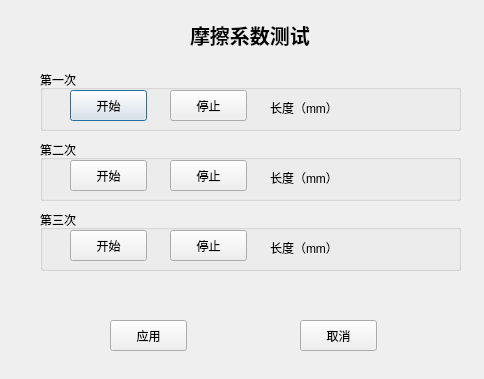
<ui version="4.0" >
 <class>measurepulseClass</class>
 <widget class="QDialog" name="measurepulseClass" >
  <property name="geometry" >
   <rect>
    <x>0</x>
    <y>0</y>
    <width>484</width>
    <height>379</height>
   </rect>
  </property>
  <property name="windowTitle" >
   <string>Dialog</string>
  </property>
  <widget class="QLabel" name="label" >
   <property name="geometry" >
    <rect>
     <x>190</x>
     <y>20</y>
     <width>141</width>
     <height>31</height>
    </rect>
   </property>
   <property name="text" >
    <string>&lt;html>&lt;head>&lt;meta name="qrichtext" content="1" />&lt;style type="text/css">
p, li { white-space: pre-wrap; }
&lt;/style>&lt;/head>&lt;body style=" font-family:'宋体'; font-size:9pt; font-weight:400; font-style:normal;">
&lt;p style=" margin-top:0px; margin-bottom:0px; margin-left:0px; margin-right:0px; -qt-block-indent:0; text-indent:0px;">&lt;span style=" font-size:15pt; font-weight:600;">摩擦系数测试&lt;/span>&lt;/p>&lt;/body>&lt;/html></string>
   </property>
  </widget>
  <widget class="QGroupBox" name="groupBox" >
   <property name="geometry" >
    <rect>
     <x>40</x>
     <y>70</y>
     <width>421</width>
     <height>61</height>
    </rect>
   </property>
   <property name="title" >
    <string>第一次</string>
   </property>
   <widget class="QPushButton" name="pushButton" >
    <property name="geometry" >
     <rect>
      <x>30</x>
      <y>20</y>
      <width>77</width>
      <height>31</height>
     </rect>
    </property>
    <property name="text" >
     <string>开始</string>
    </property>
   </widget>
   <widget class="QPushButton" name="pushButton_2" >
    <property name="geometry" >
     <rect>
      <x>130</x>
      <y>20</y>
      <width>77</width>
      <height>31</height>
     </rect>
    </property>
    <property name="text" >
     <string>停止</string>
    </property>
   </widget>
   <widget class="QLabel" name="label_2" >
    <property name="geometry" >
     <rect>
      <x>230</x>
      <y>30</y>
      <width>60</width>
      <height>16</height>
     </rect>
    </property>
    <property name="text" >
     <string>长度（mm）</string>
    </property>
   </widget>
  </widget>
  <widget class="QGroupBox" name="groupBox_2" >
   <property name="geometry" >
    <rect>
     <x>40</x>
     <y>140</y>
     <width>421</width>
     <height>61</height>
    </rect>
   </property>
   <property name="title" >
    <string>第二次</string>
   </property>
   <widget class="QPushButton" name="pushButton_4" >
    <property name="geometry" >
     <rect>
      <x>130</x>
      <y>20</y>
      <width>77</width>
      <height>31</height>
     </rect>
    </property>
    <property name="text" >
     <string>停止</string>
    </property>
   </widget>
   <widget class="QPushButton" name="pushButton_3" >
    <property name="geometry" >
     <rect>
      <x>30</x>
      <y>20</y>
      <width>77</width>
      <height>31</height>
     </rect>
    </property>
    <property name="text" >
     <string>开始</string>
    </property>
   </widget>
   <widget class="QLabel" name="label_3" >
    <property name="geometry" >
     <rect>
      <x>230</x>
      <y>30</y>
      <width>60</width>
      <height>16</height>
     </rect>
    </property>
    <property name="text" >
     <string>长度（mm）</string>
    </property>
   </widget>
  </widget>
  <widget class="QGroupBox" name="groupBox_3" >
   <property name="geometry" >
    <rect>
     <x>40</x>
     <y>210</y>
     <width>421</width>
     <height>61</height>
    </rect>
   </property>
   <property name="title" >
    <string>第三次</string>
   </property>
   <widget class="QPushButton" name="pushButton_6" >
    <property name="geometry" >
     <rect>
      <x>130</x>
      <y>20</y>
      <width>77</width>
      <height>31</height>
     </rect>
    </property>
    <property name="text" >
     <string>停止</string>
    </property>
   </widget>
   <widget class="QPushButton" name="pushButton_5" >
    <property name="geometry" >
     <rect>
      <x>30</x>
      <y>20</y>
      <width>77</width>
      <height>31</height>
     </rect>
    </property>
    <property name="text" >
     <string>开始</string>
    </property>
   </widget>
   <widget class="QLabel" name="label_4" >
    <property name="geometry" >
     <rect>
      <x>230</x>
      <y>30</y>
      <width>60</width>
      <height>16</height>
     </rect>
    </property>
    <property name="text" >
     <string>长度（mm）</string>
    </property>
   </widget>
  </widget>
  <widget class="QPushButton" name="pushButton_7" >
   <property name="geometry" >
    <rect>
     <x>110</x>
     <y>320</y>
     <width>77</width>
     <height>31</height>
    </rect>
   </property>
   <property name="text" >
    <string>应用</string>
   </property>
  </widget>
  <widget class="QPushButton" name="pushButton_8" >
   <property name="geometry" >
    <rect>
     <x>300</x>
     <y>320</y>
     <width>77</width>
     <height>31</height>
    </rect>
   </property>
   <property name="text" >
    <string>取消</string>
   </property>
  </widget>
 </widget>
 <resources/>
 <connections/>
</ui>
